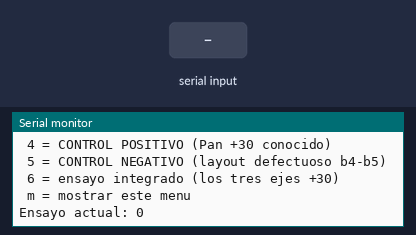
The sketch below on a simulated Arduino Mega 2560, built with avr-gcc and run on an emulated ATmega2560. On the bench: the last lines printed to the serial monitor. The inputs (shaded band) are chosen by the test bench.

Above: at 1.7 s.
1.8 s: "90,45\n" received over Serial
At 3.0 s:
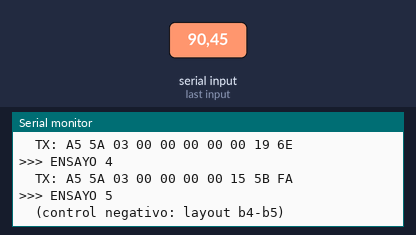
3.3 s: "2\n" received over Serial
At 4.0 s:
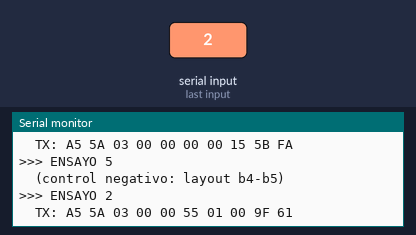
Timing chart, 0 to 6.3 s (numbered marks = the images above; inputs shaded):
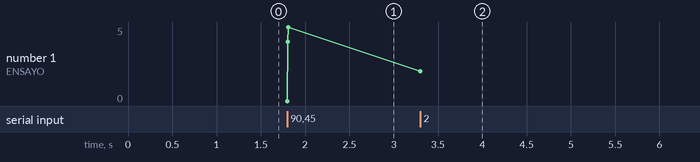

The sketch:

gm3_protocol_validation.ino
```cpp
// ============================================================================
// gm3_protocol_validation.ino
// ----------------------------------------------------------------------------
// Proyecto de Grado - Control de Gimbal mediante Head Tracking
// ETAPA: Validacion final (vease seccion 6.3.8)
//
// Banco de ensayos que verifica la reconstruccion definitiva del protocolo
// mediante aislamiento de la variable independiente y controles experimentales.
//
// PROTOCOLO RECONSTRUIDO (validado):
//   A5 5A 03 [RollL][RollH] [TiltL][TiltH] [Pan] [CRC_H][CRC_L]
//    b0 b1 b2   b3     b4      b5     b6     b7     b8     b9
//   Roll -> b3-b4, int16 LE, 182,04 u/grado (16 bits)
//   Tilt -> b5-b6, int16 LE,  11,38 u/grado (12 bits)
//   Pan  -> b7,    int8,       0,711 u/grado ( 8 bits)
//   CRC16-CCITT (0x1021, init 0x0000) sobre b0..b7, big-endian.
//
// DISENO EXPERIMENTAL
//   - Aislamiento: cada ensayo transmite un valor conocido en un unico eje,
//     manteniendo los demas en cero. Se prescinde del visor de realidad virtual
//     para evitar la correlacion entre ejes de una senal humana.
//   - Control positivo: un comando de eje previamente verificado como funcional,
//     que confirma la integridad del cableado, el baudrate y el CRC.
//   - Control negativo: reproduce el layout defectuoso conocido, confirmando
//     que el fallo es reproducible.
//
// USO
//   Monitor Serie a 115200. Enviar el numero del ensayo. Volver a 0 (neutro)
//   entre ensayo y ensayo. Mano en la alimentacion del gimbal.
// ============================================================================

#define PC_SERIAL     Serial
#define GIMBAL_SERIAL Serial2
constexpr uint32_t PC_BAUD     = 115200;
constexpr uint32_t GIMBAL_BAUD = 115200;
constexpr uint32_t SEND_INTERVAL_MS = 50;   // 20 Hz

// Escalas validadas (unidades por grado)
constexpr float ROLL_UNITS_PER_DEG = 182.04f;
constexpr float TILT_UNITS_PER_DEG =  11.38f;
constexpr float PAN_UNITS_PER_DEG  =   0.711f;

int      currentTest = 0;
uint32_t lastSend    = 0;

uint16_t crc16_ccitt(const uint8_t* data, size_t length) {
  uint16_t crc = 0x0000;
  for (size_t i = 0; i < length; ++i) {
    crc ^= (uint16_t)data[i] << 8;
    for (uint8_t bit = 0; bit < 8; ++bit) {
      if (crc & 0x8000) crc = (crc << 1) ^ 0x1021;
      else              crc <<= 1;
    }
  }
  return crc;
}

// Trama unica de 10 bytes con los tres ejes
void sendFrame(int16_t rollRaw, int16_t tiltRaw, int8_t panRaw, bool verbose) {
  uint8_t f[10];
  f[0] = 0xA5;
  f[1] = 0x5A;
  f[2] = 0x03;
  f[3] = (uint8_t)(rollRaw & 0xFF);
  f[4] = (uint8_t)((rollRaw >> 8) & 0xFF);
  f[5] = (uint8_t)(tiltRaw & 0xFF);
  f[6] = (uint8_t)((tiltRaw >> 8) & 0xFF);
  f[7] = (uint8_t)panRaw;
  uint16_t crc = crc16_ccitt(f, 8);
  f[8] = (uint8_t)((crc >> 8) & 0xFF);
  f[9] = (uint8_t)(crc & 0xFF);
  GIMBAL_SERIAL.write(f, 10);

  if (verbose) {
    PC_SERIAL.print("  TX: ");
    for (uint8_t i = 0; i < 10; ++i) {
      if (f[i] < 0x10) PC_SERIAL.print('0');
      PC_SERIAL.print(f[i], HEX);
      PC_SERIAL.print(' ');
    }
    PC_SERIAL.println();
  }
}

int16_t deg16(float deg, float upd) { return (int16_t)lroundf(deg * upd); }
int8_t  deg8 (float deg, float upd) { return (int8_t) lroundf(deg * upd); }

void sendCurrentTest(bool verbose) {
  switch (currentTest) {

    case 0:  // NEUTRO - todo cero
      sendFrame(0, 0, 0, verbose);
      break;

    case 1:  // AISLAMIENTO Roll +30
      sendFrame(deg16(30.0f, ROLL_UNITS_PER_DEG), 0, 0, verbose);
      break;

    case 2:  // AISLAMIENTO Tilt +30
      sendFrame(0, deg16(30.0f, TILT_UNITS_PER_DEG), 0, verbose);
      break;

    case 3:  // AISLAMIENTO Pan +30
      sendFrame(0, 0, deg8(30.0f, PAN_UNITS_PER_DEG), verbose);
      break;

    case 4:  // CONTROL POSITIVO - Pan +30 (comando funcional conocido)
      sendFrame(0, 0, deg8(30.0f, PAN_UNITS_PER_DEG), verbose);
      break;

    case 5:  // CONTROL NEGATIVO - layout defectuoso (Tilt en b4-b5)
      {
        // Reproduce el error de la primera aproximacion: Tilt en b4-b5
        int16_t tiltRaw = deg16(30.0f, 321.0f);   // escala vieja
        uint8_t f[10];
        f[0]=0xA5; f[1]=0x5A; f[2]=0x03; f[3]=0x00;
        f[4]=(uint8_t)(tiltRaw & 0xFF);
        f[5]=(uint8_t)((tiltRaw>>8)&0xFF);
        f[6]=0x00; f[7]=0x00;
        uint16_t crc=crc16_ccitt(f,8);
        f[8]=(uint8_t)((crc>>8)&0xFF); f[9]=(uint8_t)(crc&0xFF);
        GIMBAL_SERIAL.write(f,10);
        if (verbose) PC_SERIAL.println("  (control negativo: layout b4-b5)");
      }
      break;

    case 6:  // ENSAYO INTEGRADO - los tres ejes a +30
      sendFrame(deg16(30.0f, ROLL_UNITS_PER_DEG),
                deg16(30.0f, TILT_UNITS_PER_DEG),
                deg8 (30.0f, PAN_UNITS_PER_DEG), verbose);
      break;
  }
}

void printMenu() {
  PC_SERIAL.println();
  PC_SERIAL.println("=== gm3_protocol_validation - banco de ensayos ===");
  PC_SERIAL.println(" 0 = NEUTRO (volver aca entre ensayos)");
  PC_SERIAL.println(" 1 = aislamiento Roll +30");
  PC_SERIAL.println(" 2 = aislamiento Tilt +30");
  PC_SERIAL.println(" 3 = aislamiento Pan  +30");
  PC_SERIAL.println(" 4 = CONTROL POSITIVO (Pan +30 conocido)");
  PC_SERIAL.println(" 5 = CONTROL NEGATIVO (layout defectuoso b4-b5)");
  PC_SERIAL.println(" 6 = ensayo integrado (los tres ejes +30)");
  PC_SERIAL.println(" m = mostrar este menu");
  PC_SERIAL.print("Ensayo actual: ");
  PC_SERIAL.println(currentTest);
}

void setup() {
  PC_SERIAL.begin(PC_BAUD);
  GIMBAL_SERIAL.begin(GIMBAL_BAUD);
  delay(500);
  printMenu();
}

void loop() {
  while (PC_SERIAL.available() > 0) {
    char c = (char)PC_SERIAL.read();
    if (c >= '0' && c <= '6') {
      currentTest = c - '0';
      PC_SERIAL.print(">>> ENSAYO "); PC_SERIAL.println(currentTest);
      sendCurrentTest(true);
    } else if (c == 'm' || c == 'M') {
      printMenu();
    }
  }

  uint32_t now = millis();
  if (now - lastSend >= SEND_INTERVAL_MS) {
    lastSend = now;
    sendCurrentTest(false);
  }
}
```

Measured:
- after the input at 1.8 s, the serial monitor: prints a new line at once (image 1)
- after the input at 3.3 s, the serial monitor: prints a new line at once (image 2)
